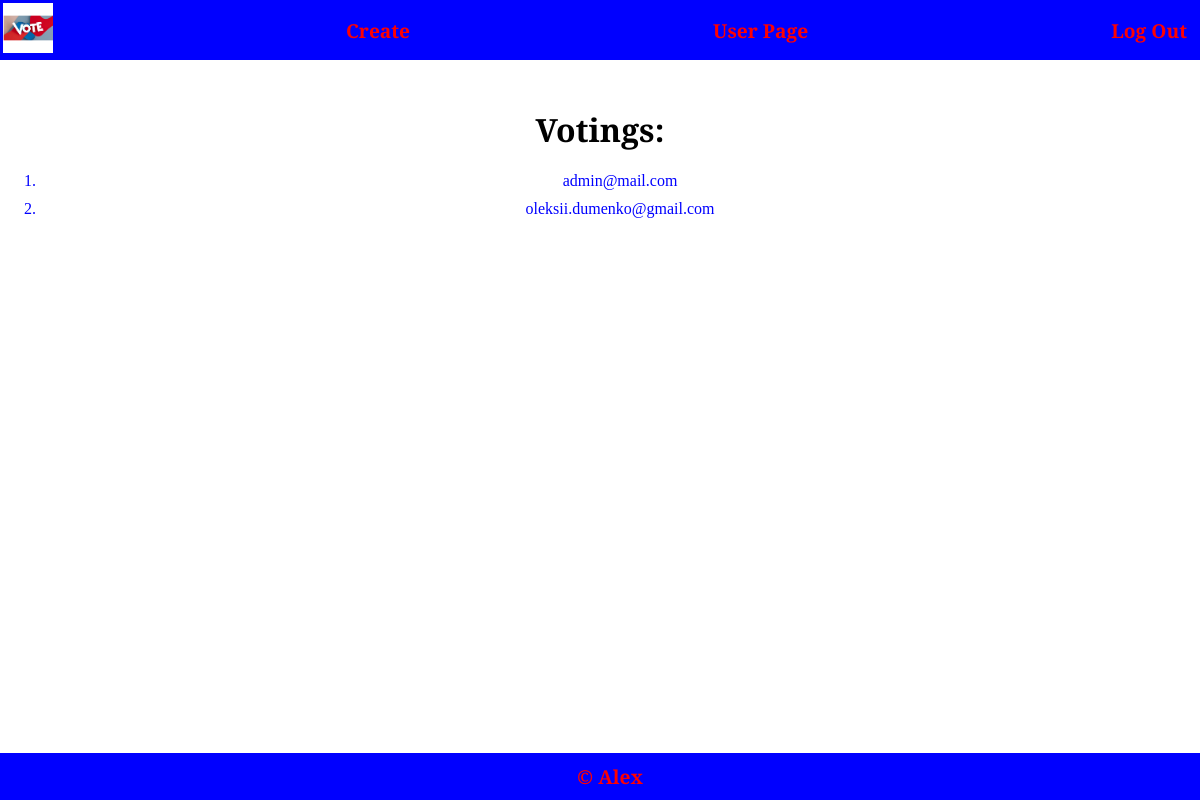
/ (signed in), run on an earlier commit of the app's database.
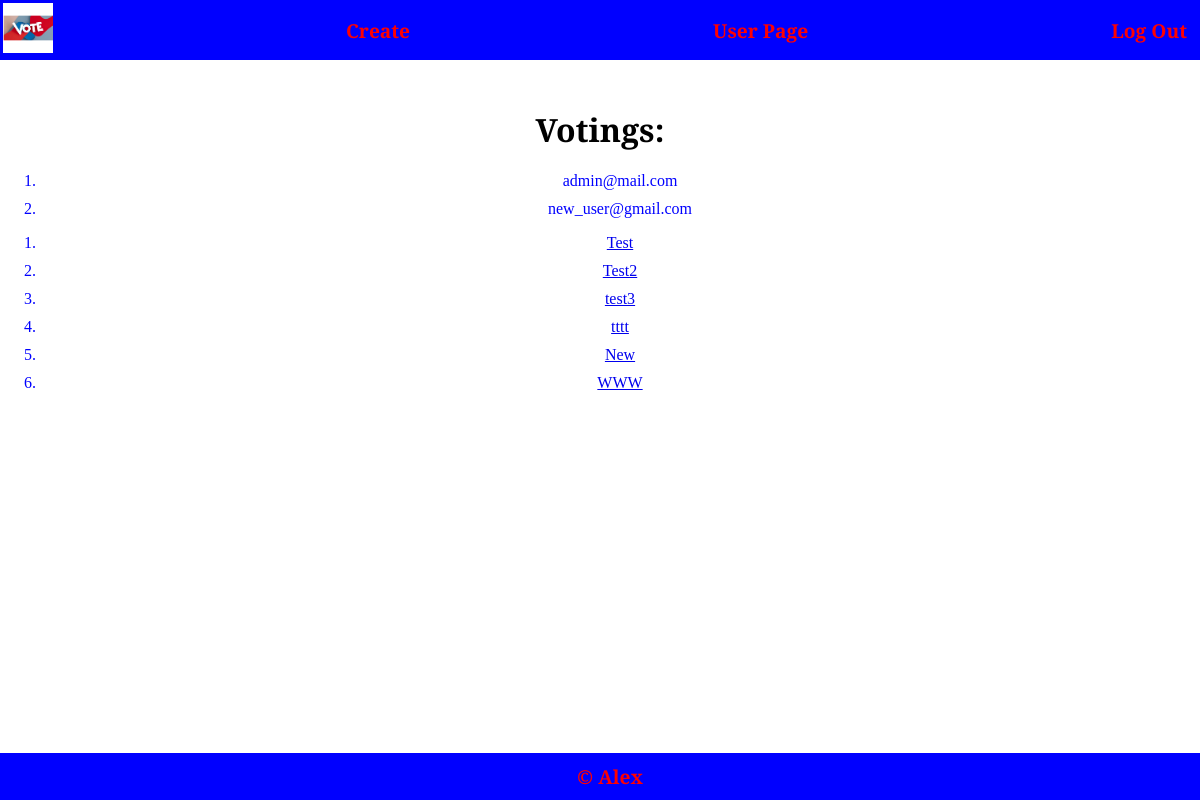
And on a later commit of the database.
### authentication/models.py (models this page shows)
class CustomUser(AbstractBaseUser, PermissionsMixin):
    email = models.EmailField(unique=True)
    username = models.CharField(max_length=30, unique=True)
    password = models.CharField(max_length=128)
    rating = models.IntegerField(default=0)
    is_active = models.BooleanField(default=True)
    is_staff = models.BooleanField(default=False)
    is_superuser = models.BooleanField(default=False)
    is_admin = models.BooleanField(default=False)
    objects = CustomUserManager()
    USERNAME_FIELD = 'email'
    REQUIRED_FIELDS = []
    def __str__(self):
        return self.email

### main/models.py (models this page shows, shortened)
class Voting(models.Model):
    header = models.CharField(max_length=200, null=False)
    description = models.TextField(null=False)
    user_id = models.ForeignKey(CustomUser, on_delete=models.CASCADE)

### main/views.py (the view)
# urls.py: path('', views.index, name='index'),
def index(request):
    logger.info("Opened main page")
    return render(request, 'main/index.html', {
        "votes": Voting.objects.all(),
        "users": CustomUser.objects.all()
    })

### main/templates/main/index.html (shortened to what this page needs)
{% extends "layout.html" %}
{% load static %}
{% block body %}
<h1>Votings:</h1>
<ol>
{% for user in users %}
<li>
    {{ user }}
</li>
{% endfor %}
</ol>
<ol>
    {% for vote in votes %}
    <li>
        <a href="/votings/{{ vote.id }}">{{ vote.header }}</a>
    </li>
    {% endfor %}
    </ol>
{% endblock body %}

### templates/layout.html (shortened to what this page needs)
<!DOCTYPE html>
{% load static %}
<html lang="en">
<head>
    <link rel="stylesheet" href="{% static 'styles.css' %}">
</head>
<body>
<header>
    <nav>
        <div class="logo">
            <a href="{% url 'index' %}">
                <img src="{% static 'images/logo.png' %}" alt="Your Logo">
            </a>
        </div>
        {% if request.user.is_authenticated %}
        <div class="register-link">
            <a href="{% url 'create_voting' %}">Create</a>
        </div>
        {% endif %}
        {% if request.user.is_authenticated %}
        <div class="register-link">
            <a href="{% url 'user_page' %}">User Page</a>
        </div>
        {% endif %}
        {% if request.user.is_authenticated %}
        <div class="login-link">
            <a href="{% url 'logout' %}">Log Out</a>
        </div>
        {% endif %}
    </nav>
</header>
{% block body %}{% endblock body %}
<footer>
    <div class="copyright">
        &copy; Alex
    </div>
</footer>
</body>
</html>

### static/styles.css (style rules this page uses)
body { font-family: "Merriweather", serif; font-weight: 400; font-style: normal; margin: 0; padding: 0; box-sizing: border-box; text-align: center; }
header { background-color: #00f; color: #fff; padding: 3px; margin-bottom: 3rem; }
nav { display: flex; justify-content: space-between; align-items: center; }
.logo img { height: 50px; margin: 0; padding: 0; }
.login-link a, .register-link a { color: #f00; text-decoration: none; font-size: 1.2rem; font-weight: 600; padding: 5px 10px; }
li { color: #00f; margin-bottom: 10px; }
footer { position: absolute; bottom: 0; width: 100%; background-color: #00f; color: #f00; text-decoration: none; font-size: 1.2rem; font-weight: 600; padding: 10px; text-align: center; }

What changed in the data, as far as the page shows it:
changed CustomUser: email "oleksii.dumenko@gmail.com" → "new_user@gmail.com"
added Voting: header "Test"
added Voting: header "Test2"
added Voting: header "test3"
added Voting: header "tttt"
added Voting: header "New"
added Voting: header "WWW"
